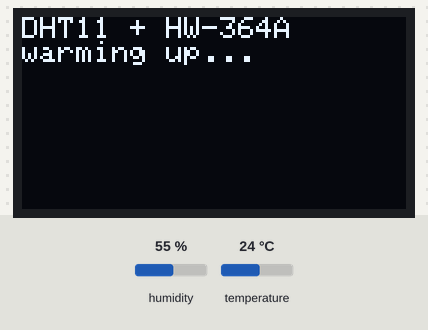
Recording of a sketch running on a simulated ESP8266 (NodeMCU). Parts: 128×64 one-colour display. Inputs (shaded band) come from the test bench; at power-on: humidity 55 %, temperature 24 °C. WiFi joins after 1.5 s; servers stay silent unless stated; the local clock reads 2024-03-15 10:24:30 at power-on unless the sketch sets it; no MQTT or app messages arrive unless stated; not simulated (calls return 0 or success): secrets.h; what the sketch prints to the serial monitor is not drawn.

Above: at 0.1 s.
At 2.2 s:
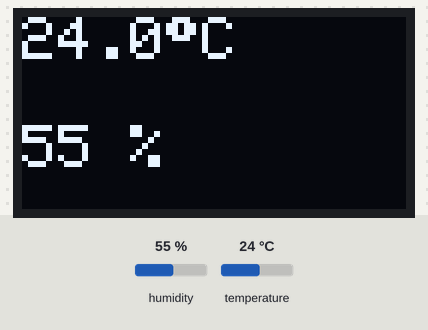

The sketch:

dht11_oled.ino
```cpp
#include <Wire.h>
#include <Adafruit_GFX.h>
#include <Adafruit_SSD1306.h>
#include <DHT.h>
#include <ESP8266WiFi.h>
#include <PubSubClient.h>
#include <time.h>

// WIFI_SSID, WIFI_PASS, MQTT_HOST. See firmware/secrets.h.example.
#include "secrets.h"

// ---- HW-364A built-in OLED (non-standard I2C) ----
#define OLED_SDA       14   // D5
#define OLED_SCL       12   // D6
#define OLED_ADDR      0x3C
#define SCREEN_WIDTH   128
#define SCREEN_HEIGHT  64

// ---- DHT11 ----
#define DHT_PIN        13   // D7 (GPIO2/D4 fights the DHT: boot-strap pin + onboard LED)
#define DHT_TYPE       DHT11
// Longer interval = far less radio-on / CPU-active time = much longer battery
// life. 30 s is plenty for room temp/humidity; raise it to save more.
#define READ_INTERVAL  30000

// ---- Static IPv4 (default DHCP can't reach your LAN's subnet) ----
// Comment out USE_STATIC_IP to fall back to DHCP.
#define USE_STATIC_IP
IPAddress STATIC_IP   (10, 0, 0, 60);   // pick an unused address on your LAN
IPAddress STATIC_GW   (10, 0, 0,   1);   // router / default gateway
IPAddress STATIC_MASK (255, 255, 255, 0);
IPAddress STATIC_DNS  (10, 0, 0,   1);   // router doubles as DNS; or use 1.1.1.1

// ---- MQTT ----
#define MQTT_PORT      1883
#define DEVICE_ID      "indoor01"
#define MQTT_TOPIC     "sensors/lab/" DEVICE_ID "/telemetry"
#define MQTT_CLIENT_ID "esp-" DEVICE_ID

Adafruit_SSD1306 display(SCREEN_WIDTH, SCREEN_HEIGHT, &Wire, -1);
DHT dht(DHT_PIN, DHT_TYPE);
WiFiClient wifiClient;
PubSubClient mqttClient(wifiClient);

bool ntpSynced = false;

const char* wifiStatusStr(wl_status_t s) {
  switch (s) {
    case WL_IDLE_STATUS:     return "IDLE";
    case WL_NO_SSID_AVAIL:   return "NO_SSID_AVAIL";
    case WL_SCAN_COMPLETED:  return "SCAN_COMPLETED";
    case WL_CONNECTED:       return "CONNECTED";
    case WL_CONNECT_FAILED:  return "CONNECT_FAILED (bad password?)";
    case WL_CONNECTION_LOST: return "CONNECTION_LOST";
    case WL_DISCONNECTED:    return "DISCONNECTED";
    default:                 return "UNKNOWN";
  }
}

void connectWifi() {
  if (WiFi.status() == WL_CONNECTED) return;
  WiFi.mode(WIFI_STA);
  // Automatic light sleep: the CPU + radio nap between the router's beacons
  // while staying associated. Needs no wiring (unlike deep sleep, which would
  // require D0/GPIO16 -> RST). If your AP drops the link, swap in
  // WIFI_MODEM_SLEEP, which is gentler but saves a bit less.
  WiFi.setSleepMode(WIFI_LIGHT_SLEEP);
#ifdef USE_STATIC_IP
  // Must be called BEFORE WiFi.begin() so DHCP is skipped.
  Serial.printf("WiFi static: ip=%s gw=%s mask=%s dns=%s\n",
    STATIC_IP.toString().c_str(),
    STATIC_GW.toString().c_str(),
    STATIC_MASK.toString().c_str(),
    STATIC_DNS.toString().c_str());
  if (!WiFi.config(STATIC_IP, STATIC_GW, STATIC_MASK, STATIC_DNS)) {
    Serial.println(F("WiFi.config FAILED"));
  }
#else
  Serial.println(F("WiFi: DHCP mode"));
#endif
  Serial.printf("WiFi connecting to '%s'...\n", WIFI_SSID);
  WiFi.begin(WIFI_SSID, WIFI_PASS);
  unsigned long start = millis();
  while (WiFi.status() != WL_CONNECTED && millis() - start < 15000) {
    delay(500);
    Serial.print(".");
  }
  Serial.println();
  if (WiFi.status() == WL_CONNECTED) {
    Serial.printf("WiFi UP: ip=%s rssi=%ddBm gw=%s dns=%s\n",
      WiFi.localIP().toString().c_str(),
      WiFi.RSSI(),
      WiFi.gatewayIP().toString().c_str(),
      WiFi.dnsIP().toString().c_str());
  } else {
    Serial.printf("WiFi FAILED: status=%s\n",
      wifiStatusStr(WiFi.status()));
  }
}

void waitForNtp(unsigned long timeoutMs) {
  Serial.print(F("NTP syncing"));
  unsigned long start = millis();
  while (time(nullptr) < 1700000000UL && millis() - start < timeoutMs) {
    delay(500);
    Serial.print(".");
  }
  Serial.println();
  time_t now = time(nullptr);
  if (now >= 1700000000UL) {
    ntpSynced = true;
    Serial.printf("NTP UP: unix=%lu  (utc=%s)\n",
      (unsigned long)now, asctime(gmtime(&now)));
  } else {
    Serial.printf("NTP not yet synced after %lums (will keep retrying in loop)\n",
      timeoutMs);
  }
}

void connectMqtt() {
  if (mqttClient.connected()) return;
  if (WiFi.status() != WL_CONNECTED) return;
  mqttClient.setServer(MQTT_HOST, MQTT_PORT);
  mqttClient.setKeepAlive(45);   // tolerate the sleepy gaps between publishes
  Serial.printf("MQTT connecting to %s:%d as %s...\n",
    MQTT_HOST, MQTT_PORT, MQTT_CLIENT_ID);
  if (mqttClient.connect(MQTT_CLIENT_ID)) {
    Serial.println(F("MQTT UP"));
  } else {
    Serial.printf("MQTT FAILED, state=%d\n", mqttClient.state());
  }
}

void setup() {
  Serial.begin(115200);

  Wire.begin(OLED_SDA, OLED_SCL);
  if (!display.begin(SSD1306_SWITCHCAPVCC, OLED_ADDR)) {
    Serial.println(F("SSD1306 init failed"));
    while (true) { delay(1000); }
  }
  display.clearDisplay();
  display.setTextColor(SSD1306_WHITE);
  display.setTextSize(1);
  display.setCursor(0, 0);
  display.println(F("DHT11 + HW-364A"));
  display.println(F("warming up..."));
  display.display();

  dht.begin();
  connectWifi();
  // NTP — UTC, no DST offset (server stores TIMESTAMPTZ)
  if (WiFi.status() == WL_CONNECTED) {
    configTime(0, 0, "pool.ntp.org", "time.google.com");
    waitForNtp(15000);
  } else {
    Serial.println(F("Skipping NTP: WiFi not connected"));
  }
  connectMqtt();
  delay(500);
}

// Idle for `ms`, letting the SDK drop into automatic light sleep between the
// short wakes. We chunk the wait so MQTT keepalive/PINGREQ still gets serviced
// and the link stays up. This is where the battery savings actually happen:
// the old code busy-returned from loop(), so the CPU never slept.
void idleSleep(unsigned long ms) {
  unsigned long start = millis();
  while (millis() - start < ms) {
    mqttClient.loop();
    delay(250);   // delay() yields to the SDK, which can light-sleep here
  }
}

void loop() {
  connectWifi();
  connectMqtt();
  mqttClient.loop();

  float t = dht.readTemperature();
  float h = dht.readHumidity();

  display.clearDisplay();
  display.setCursor(0, 0);

  if (isnan(t) || isnan(h)) {
    display.setTextSize(1);
    display.println(F("DHT11 read failed"));
    display.println(F("check wiring (D7)"));
    display.display();
    Serial.println(F("DHT read failed"));
    idleSleep(READ_INTERVAL);
    return;
  }

  display.setTextSize(2);
  display.setCursor(0, 0);
  display.print(t, 1); display.print((char)247); display.println(F("C"));
  display.setCursor(0, 36);
  display.print(h, 0); display.println(F(" %"));
  display.display();

  float hi = dht.computeHeatIndex(t, h, false);

  time_t now = time(nullptr);
  if (now < 1700000000UL) {
    Serial.printf("NTP not synced (time=%lu) | WiFi=%s ip=%s rssi=%ddBm dns=%s\n",
      (unsigned long)now,
      wifiStatusStr(WiFi.status()),
      WiFi.localIP().toString().c_str(),
      WiFi.RSSI(),
      WiFi.dnsIP().toString().c_str());
    idleSleep(READ_INTERVAL);
    return;
  }
  if (!ntpSynced) {
    ntpSynced = true;
    Serial.printf("NTP just synced: unix=%lu\n", (unsigned long)now);
  }

  char payload[160];
  snprintf(payload, sizeof(payload),
    "{\"device_id\":\"%s\",\"ts\":%lu,\"temp_c\":%.1f,\"humidity\":%.0f,\"heat_index_c\":%.1f}",
    DEVICE_ID, (unsigned long)now, t, h, hi);

  if (mqttClient.connected()) {
    bool ok = mqttClient.publish(MQTT_TOPIC, payload);
    Serial.printf("publish %s: %s\n", ok ? "ok" : "FAIL", payload);
  } else {
    Serial.printf("mqtt down, dropping: %s\n", payload);
  }

  idleSleep(READ_INTERVAL);
}
```
